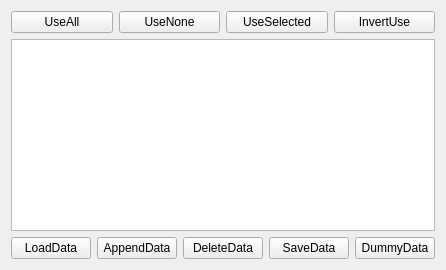
       <widget class="QWidget" name="tab_5">
        <attribute name="title">
         <string>Data</string>
        </attribute>
        <layout class="QVBoxLayout" name="verticalLayout_2">
         <item>
          <layout class="QHBoxLayout" name="horizontalLayout_17">
           <item>
            <widget class="QPushButton" name="pushButton_use_all">
             <property name="text">
              <string>UseAll</string>
             </property>
            </widget>
           </item>
           <item>
            <widget class="QPushButton" name="pushButton_use_none">
             <property name="text">
              <string>UseNone</string>
             </property>
            </widget>
           </item>
           <item>
            <widget class="QPushButton" name="pushButton_use_selected">
             <property name="text">
              <string>UseSelected</string>
             </property>
            </widget>
           </item>
           <item>
            <widget class="QPushButton" name="pushButton_invert_use">
             <property name="text">
              <string>InvertUse</string>
             </property>
            </widget>
           </item>
          </layout>
         </item>
         <item>
          <widget class="QTableWidget" name="tableWidget_data">
           <property name="sizePolicy">
            <sizepolicy hsizetype="Expanding" vsizetype="Expanding">
             <horstretch>0</horstretch>
             <verstretch>0</verstretch>
            </sizepolicy>
           </property>
           <property name="maximumSize">
            <size>
             <width>4200</width>
             <height>16777215</height>
            </size>
           </property>
          </widget>
         </item>
         <item>
          <layout class="QHBoxLayout" name="horizontalLayout_2">
           <property name="sizeConstraint">
            <enum>QLayout::SetMinimumSize</enum>
           </property>
           <item>
            <widget class="QPushButton" name="pushButton_load_data">
             <property name="text">
              <string>LoadData</string>
             </property>
            </widget>
           </item>
           <item>
            <widget class="QPushButton" name="pushButton_append_data">
             <property name="text">
              <string>AppendData</string>
             </property>
            </widget>
           </item>
           <item>
            <widget class="QPushButton" name="pushButton_delete_data">
             <property name="text">
              <string>DeleteData</string>
             </property>
            </widget>
           </item>
           <item>
            <widget class="QPushButton" name="pushButton_save_data">
             <property name="text">
              <string>SaveData</string>
             </property>
            </widget>
           </item>
           <item>
            <widget class="QPushButton" name="pushButton_dummy_data">
             <property name="text">
              <string>DummyData</string>
             </property>
            </widget>
           </item>
          </layout>
         </item>
        </layout>
       </widget>
